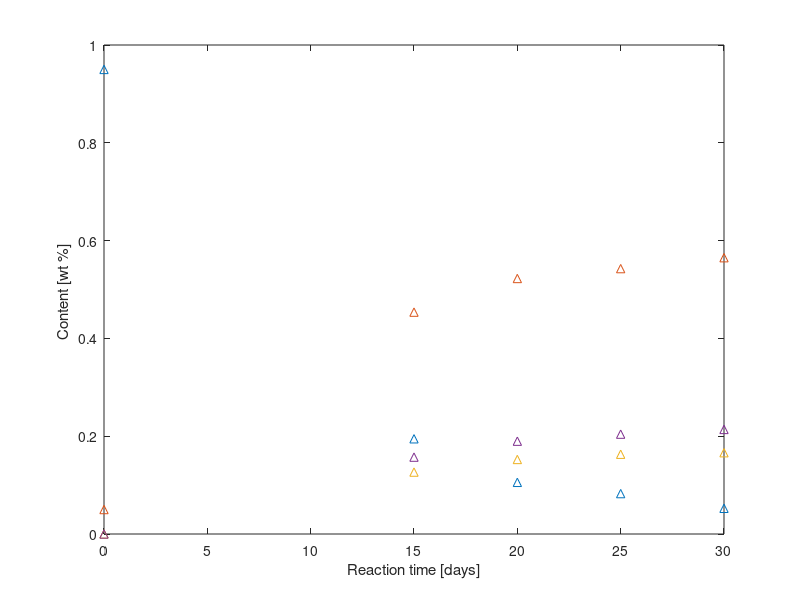

Reproduce this figure in MATLAB. (Note: this script raises an error after producing the figure.)
%Experiment Nitrogen
time = [0, 15, 20, 25, 30];
iHO  = [0.95, 0.1947, 0.1056, 0.0826, 0.0525];
iLO  = [0.05, 0.4537, 0.5225, 0.5427, 0.5650];
iGa  = [0.0, 0.1266, 0.1524, 0.1631, 0.1662];
iCO  = [0.0, 0.1572, 0.1898, 0.2042, 0.2138];
p = plot(time,iHO,'^', time, iLO,'^', time, iGa,'^', time, iCO,'^');

% %Experiment Air
% time = [0, 15, 20, 25, 30];
% iHO  = [0.95, 0.2978, 0.2334, 0.1621, 0.0964];
% iLO  = [0.05, 0.4078, 0.4397, 0.4685, 0.5036];
% iGa  = [0.0, 0.0912, 0.1296, 0.1401, 0.1498];
% iCO  = [0.0, 0.1717, 0.1893, 0.2098, 0.2203];
% p = plot(time,iHO,'^', time, iLO,'^', time, iGa,'^', time, iCO,'^');

xlabel('Reaction time [days]');
ylabel('Content [wt %] ');

p(1).MarkerSize = 8;
p(1).Color = '#0072BD';
p(2).MarkerSize = 8;
p(2).Color = '#D95319';
p(3).MarkerSize = 8;
p(3).Color = '#EDB120';
p(4).MarkerSize = 8;
p(4).Color = '#7E2F8E';

hold on
data = load('results(NITROGEN_FINAL).txt');
t  = data(:,2);
Ho = data(:,3);
Lo = data(:,4);
Gs = data(:,5);
CO = data(:,6);
% % m = plot(t,Ho,'-', t,Lo, '-', t,Gs, '-', t,CO, '-');
% m(1).LineWidth = 1.5;
% m(1).Color = '#0072BD';
% m(2).LineWidth = 1.5;
% m(2).Color = '#D95319';
% m(3).LineWidth = 1.5;
% m(3).Color = '#EDB120';
% m(4).LineWidth = 1.5;
% m(4).Color = '#7E2F8E';

%Interpolation
ti = linspace(min(t), max(t), 100);
Hoi= pchip(t, Ho, ti);
Loi= pchip(t, Lo, ti);
Gsi= pchip(t, Gs, ti);
COi= pchip(t, CO, ti);
d = plot(ti,Hoi,'-', ti,Loi, '-', ti,Gsi, '-', ti,COi, '-');
d(1).LineWidth = 1.5;
d(1).Color = '#0072BD';
d(2).LineWidth = 1.5;
d(2).Color = '#D95319';
d(3).LineWidth = 1.5;
d(3).Color = '#EDB120';
d(4).LineWidth = 1.5;
d(4).Color = '#7E2F8E';


legend(d, 'Heavy Oil', 'Light Oil', 'Gas', 'Coke');
legend('boxoff');

hold off
